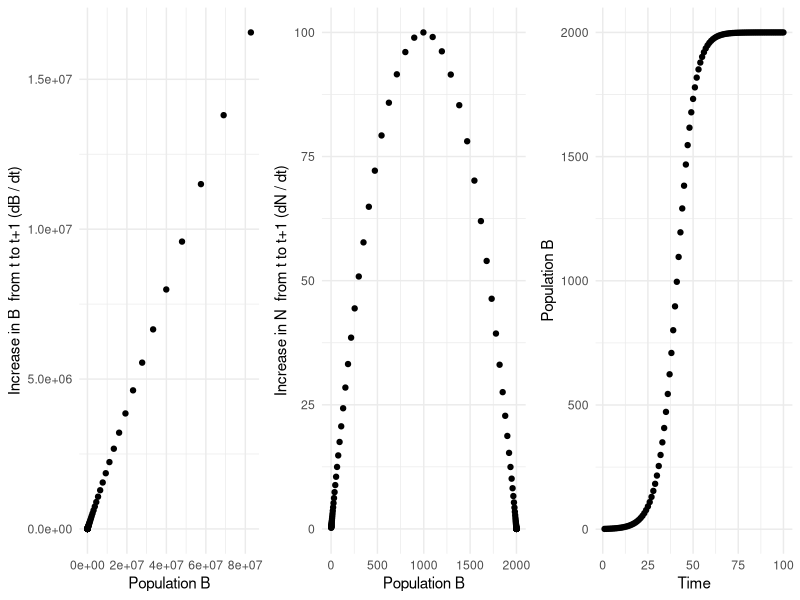

Generate this figure with R: (Note: this script raises an error after producing the figure.)
## ---- chunk 1
#| label: load-packages
#| include: false

library(tidyverse)
library(palmerpenguins)
theme_set(theme_minimal())
## ---- chunk 2


### How does amount produced by a population relate to population size? 
# This is done by: 
#1) Changing model to have max time = 100, K = 2000, and r = 0.2.
#2) Saving Population size as a vector, then Amount Produced by that population size as a vector, and plot them.
#3) Remember that "Amount Produced" by a given population size contributes to the next years population size. 
#It is not created by next years population size. The "Amount Produced" beyond replacement is also called "Yield."

#Exponential

PP<-vector(mode = "numeric", length = 100); PP0<-1; rr<- 0.2
DD<-vector(mode = "numeric", length = 100); 
TT<-1:100 # not actually used within the loop but corresponds with i

DD0<-rr*PP0 # initial population growth - can be small so doesn't really affect model
PP[1]<-PP0+DD0 # initial population size + growth in first year of model

for(i in 2:100){ 
  
  DD[i-1]<-rr*PP[i-1]; 

  PP[i]<-PP[i-1] + DD[i-1] 
  
  } #DD is the production added to the previous years population size

DD[100]<-rr*PP[100] # this is just to finish series

par(mfrow = c(1,3))
p1 <- tibble(PP,DD) %>% ggplot(aes(PP,DD)) + geom_point() + xlab("Population B") + ylab("Increase in B  from t to t+1 (dB / dt)")

#Now do the same for the logistic equation

#Logistic
PP<-vector(mode = "numeric", length = 100); PP0<-1; rr<- 0.2
DD<-vector(mode = "numeric", length = 100); 
# DD is a new storage compoenent. It will store the growth component of the logistic equation.
TT<-1:100# not actually used within the loop but corresponds with i

KK<-2000 # This is a new parameter - carrying capacity.

## ---- chunk 3

#FILL IN CODE BELOW. HINT: LOOK AT HOW DD0 IS DEFINED IN THE FIRST STEP IN COMPARISON
#WITH HOW DD IS DEFINED INSIDE THE LOOP. THE FORMULA STRUCTURE STAYS THE 
#SAME BUT THE T SUBSCRIPTS MUST MATCH.

DD0<- rr*PP0*(1-PP0/KK)    # This keeps the equation structure the same. It is the initial DD component for the first year.
PP[1]<-PP0+DD0

for(i in 2:100){ 
  
  DD[i-1]<- #<FILL IN CODE HERE >
  
  PP[i]<-PP[i-1] + DD[i-1] 
  
  
  } 

DD[100]<- #<FINISH OFF THE LAST STEP HERE>
  
## ---- chunk 4
#FILL IN CODE BELOW. HINT: LOOK AT HOW DD0 IS DEFINED IN THE FIRST STEP IN COMPARISON
#WITH HOW DD IS DEFINED INSIDE THE LOOP. THE FORMULA STRUCTURE STAYS THE 
#SAME BUT THE T SUBSCRIPTS MUST MATCH.

DD0<- rr*PP0*(1-PP0/KK)    # This keeps the equation structure the same. It is the initial DD component for the first year.
PP[1]<-PP0+DD0

for(i in 2:100){ 
  
  DD[i-1]<-rr*PP[i-1]*(1-PP[i-1]/KK); 
  
  PP[i]<-PP[i-1] + DD[i-1] 
  
  
  } 

DD[100]<- rr*PP[100]*(1-PP[100]/KK)#FINISH OFF THE LAST STEP HERE
  
p2 <- tibble(PP,DD) %>% ggplot(aes(PP,DD)) + geom_point() + xlab("Population B") + ylab("Increase in N  from t to t+1 (dN / dt)")

#Now graph the population over time alongside the above:
p3 <- tibble(PP,TT) %>% ggplot(aes(TT,PP)) + geom_point() + xlab("Time") + ylab("Population B")

gridExtra::grid.arrange(p1,p2,p3, ncol = 3)
## ---- chunk 5
knitr::include_graphics('imgs/Q_question.png')
## ---- chunk 6
knitr::include_graphics('imgs/Q_answer2.png')

## ---- chunk 7
###------------------------------Exercise 5: Production functions-----------------------###

#Now add population removals - catch, which is a linear function of fishing effort, 
#catchability, and population size

#Here you will run a population for a long time at a certain effort level. 
#Notice that the value at which the population stabilizes is no longer carrying 
#capacity, because catch has been removed. Also note how catch is related to 
#population size. 

PP<-vector(mode = "numeric", length = 500); PP0<-1; rr<- 0.2
DD<-vector(mode = "numeric", length = 500);
CC<-vector(mode = "numeric", length = 500); 
Effort<-0.8; Catchability<-0.1
TT<-1:500
KK<-2000
## ---- chunk 8
DD0<-rr*PP0*(1-PP0/KK)

CC0<-PP0*Effort*Catchability; 

PP[1]<-PP0 + DD0 - CC0

for(i in 2:500){ 

  DD[i-1]<- rr*PP[i-1]*(1-PP[i-1]/KK)

  CC[i-1]<- PP[i-1]*Effort*Catchability

  PP[i]<- PP[i-1] + DD[i-1] - CC[i-1]
  
  } 

DD[500]<- rr*PP[500]*(1-PP[500]/KK)
CC[500]<- PP[500]*Effort*Catchability


p1 <- tibble(CC,TT) %>% ggplot(aes(TT, CC)) + geom_point() + xlab("Time") + ylab("Catch")
p2 <- tibble(PP,TT) %>% ggplot(aes(TT, PP)) + geom_point() + xlab("Time") + ylab("Population Biomass")
p3 <- tibble(PP,CC) %>% ggplot(aes(PP, CC)) + geom_point() + ylab("Catch") + xlab("Population Biomass")

gridExtra::grid.arrange(p1, p2, p3, ncol = 3)

#This graph just shows you that at a single value of effort, your catch is directly related to your population size. As your population grows, if your effort stays the same,  effort*catchability defines the proportion of the population taken out. Since effort is not at a high value (0.8), it does not affect the population dynamics much, so catch follows the same pattern as population (directly related).
## ---- chunk 9
#Now try to find the Effort value that lead to CC = MSY = (rr*KK)/4 in the long term. 
#[Hint: try looping over values for effort and plotting the results below.]

eff<-seq(0,2,0.1) # values of effort to loop over
YY<-vector(mode = "numeric", length = length(eff))
XX<-vector(mode = "numeric", length = length(eff))

Catchability<-0.1
TT<-1:500
KK<-2000
PP0<-1; rr<- 0.2

for(j in 1:length(eff)){
  
  PP<-vector(mode = "numeric", length = 500); 
  DD<-vector(mode = "numeric", length = 500);
  CC<-vector(mode = "numeric", length = 500); 
  
  Effort<- eff[j] 
  
  DD0<-rr*PP0*(1-PP0/KK)
  CC0<-PP0*Effort*Catchability; 
  PP[1]<-PP0 + DD0 - CC0
  
  for(i in 2:500){ 
    
    DD[i-1]<- rr*PP[i-1]*(1-PP[i-1]/KK)
    CC[i-1]<- PP[i-1]*Effort*Catchability
    PP[i]<- PP[i-1] + DD[i-1] - CC[i-1]
    
  } 
  
  DD[500]<- rr*PP[500]*(1-PP[500]/KK)
  CC[500]<- PP[500]*Effort*Catchability
  
  #SAVE RESULTS: LAST (EQUILIBRIUM) VALUE OF CATCH AND LAST VALUE OF POPULATION 
  YY[j] <- CC[500] # Equilibrium Yield
  XX[j] <-  PP[500] #or PP[500] # Equilibrium Population B

  }


p1 <- tibble(XX,YY,eff) %>% ggplot(aes(eff, YY)) + geom_point() + ylab("Yield") + xlab( "Effort")
p2 <- tibble(XX,YY,eff) %>% ggplot(aes(eff, XX)) + geom_point() + ylab("Population B") + xlab( "Effort")
p3 <- tibble(XX,YY,eff) %>% mutate(CPUE = YY/eff) %>% ggplot(aes(eff, CPUE)) + geom_point() + xlab("Effort") 

gridExtra::grid.arrange(p1, p2, p3, ncol = 3)

#Q - Find on each graph where MSY is located. How are the last 2 graphs related? To answer the following questions, it helps to change the r and K values. How is MSY related to K and r? At what population size does this occur (Nmsy)? How does this relate to K and r? What does r affect? 


#Q - Note that these graphs demonstrate the long-term equilibrium results 
#under different fishing strategies. It is dome-shaped. We saw a graph at the 
#beginning of this exercise that was also dome-shaped (dn/dt of the population 
#over population size); however this graph is not based on equilibrium results. 
#How are these two graphs related?

## ---- chunk 10


#If cost linearly increases with effort...
Cost<-eff*40
#Q - then what is maximum economic yield (MEY)? [Hint: MEY is the yield with the greatest profit; that is, the greatest difference between Yield and cost]
tibble(YY, eff, Cost) %>% ggplot(aes(eff, YY)) + geom_point() + ylab("Yield") + xlab("Effort") + geom_point(aes(eff, Cost), shape = 2)


# MSY = K*r/4
# Nmsy = K/2

eff[which.max(YY)] #MSY
eff[which.max(YY - Cost)] #MEY
## ---- chunk 11
#Extra - Now look up the equation for a Pella-Tomlinson production function and 
#repeat the above exercise to plot Pella-Tomlinson surplus production function alongside
#Schaefer production function on the same figure (hint: Schaefer is a special case of the
#Pella-Tomlinson where the extra parameter (exponent) is set to 1).
#How is the shape of the MSY relationship changed by the extra parmaeter?

## ---- chunk 12

## ---- chunk 13

######-------FAO shortcut from http://www.fao.org/3/w5449e/w5449e10.pdf-------########

Yrs <- 1969:1977
Yield <- c(50, 49, 47.5, 45, 51, 56, 66, 58, 52)
Effort <- c(623, 628, 520, 513, 661, 919, 1158, 1970, 1317)

length(Yrs); length(Yield); length(Effort)

Schaefer.lm <- lm(Yield/Effort ~ Effort)
summary(Schaefer.lm)

Schaefer.glm <- glm(Yield/Effort ~ Effort)
summary(Schaefer.glm)

a <-coef(Schaefer.lm)[1]
b <-coef(Schaefer.lm)[2]
MSY <- -0.25*a^2/b
names(MSY) <- "MSY"
MSY

Fox.lm <- lm(log(Yield/Effort) ~ Effort)
summary(Fox.lm)

c <-coef(Fox.lm)[1]
d <-coef(Fox.lm)[2]
MSY <- -(1/d)*exp(c-1)
names(MSY) <- "MSY"
MSY


## ---- chunk 14
knitr::include_graphics('imgs/FAO_T306_1_TransitionFig.png')
